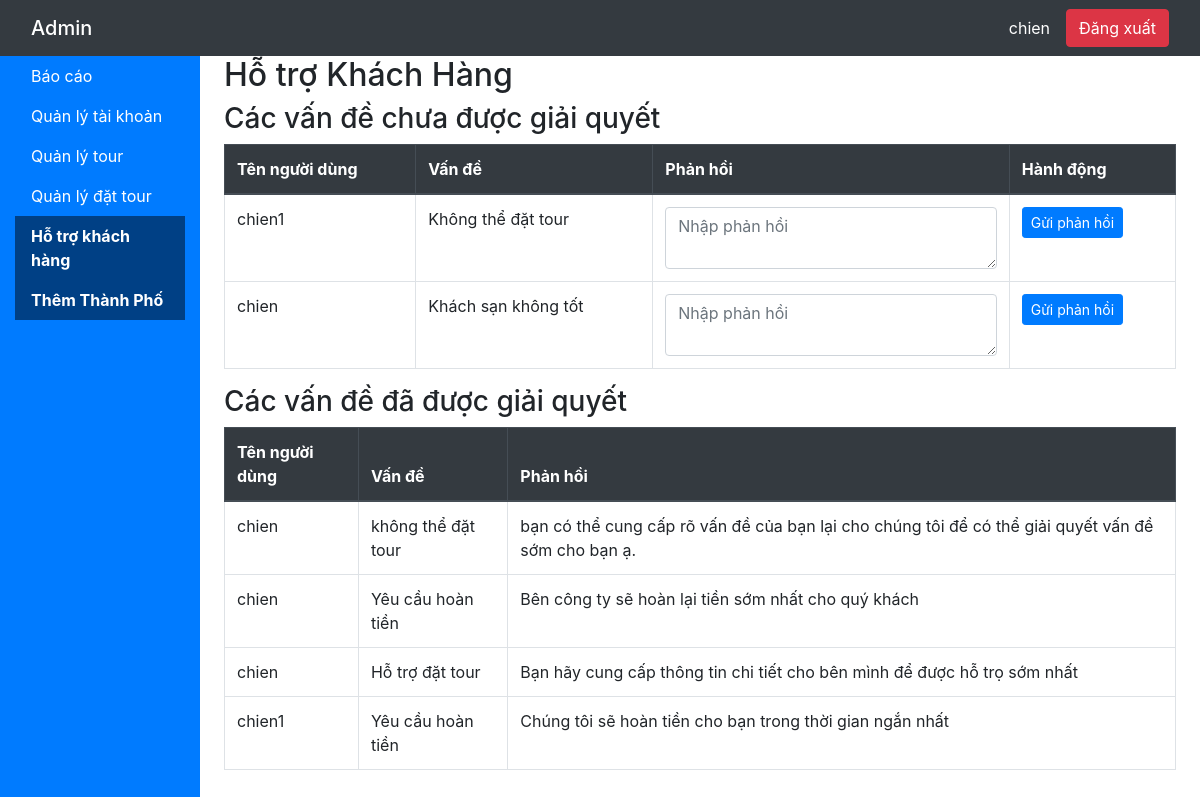
The app's page /admin/customer_support.php (signed in) with its own data.
### tables this page shows
CREATE TABLE `messages` (
  `message_id` int(11) NOT NULL,
  `user_id` int(11) DEFAULT NULL,
  `content` longtext NOT NULL,
  `created_at` datetime NOT NULL,
  `respond` longtext DEFAULT NULL
);

CREATE TABLE `users` (
  `user_id` int(11) NOT NULL,
  `username` varchar(255) NOT NULL,
  `password` varchar(255) NOT NULL,
  `email` varchar(255) NOT NULL,
  `phone` varchar(20) DEFAULT NULL,
  `user_type` enum('user','admin') NOT NULL
);

### admin/customer_support.php (the view, shortened to what this page needs)
<?php
include_once('db.php');
$sql_pending = "SELECT m.message_id, u.username, m.content
                FROM messages m
                JOIN users u ON m.user_id = u.user_id
                WHERE m.respond IS NULL";
$result_pending = $conn->query($sql_pending);
$support_messages_pending = [];
if ($result_pending->num_rows > 0) {
    while ($row = $result_pending->fetch_assoc()) {
        $support_messages_pending[] = $row;
    }
}
$sql_resolved = "SELECT m.message_id, u.username, m.content, m.respond
                 FROM messages m
                 JOIN users u ON m.user_id = u.user_id
                 WHERE m.respond IS NOT NULL";
$result_resolved = $conn->query($sql_resolved);
$support_messages_resolved = [];
if ($result_resolved->num_rows > 0) {
    while ($row = $result_resolved->fetch_assoc()) {
        $support_messages_resolved[] = $row;
    }
}
?>
<!DOCTYPE html>
<html lang="en">
<head>
    <link href="https://stackpath.bootstrapcdn.com/bootstrap/4.5.2/css/bootstrap.min.css" rel="stylesheet">
    <link rel="stylesheet" href="../admin/admin.css">
</head>
<body>
    <nav class="navbar navbar-dark bg-dark">
        <div class="container-fluid d-flex justify-content-between">
            <span class="navbar-brand mb-0 h1">Admin</span>
            <div class="d-flex align-items-center">
                <span class="navbar-text text-white mr-3" id="admin-username">
                    <?php echo htmlspecialchars($_SESSION['username']); ?>
                </span>
                <form method="post" class="mb-0">
                    <button class="btn btn-danger" type="submit" name="logout">Đăng xuất</button>
                </form>
            </div>
        </div>
    </nav>
    <div class="container-fluid">
        <div class="row">
            <nav class="col-md-3 col-lg-2 d-md-block sidebar">
                <div class="sidebar-sticky">
                    <ul class="nav flex-column">
                        <li class="nav-item">
                            <a class="nav-link" href="report.php">Báo cáo</a>
                        </li>
                        <li class="nav-item">
                            <a class="nav-link" href="manage_accounts.php">Quản lý tài khoản</a>
                        </li>
                        <li class="nav-item">
                            <a class="nav-link" href="manage_tours.php">Quản lý tour</a>
                        </li>
                        <li class="nav-item">
                            <a class="nav-link" href="manage_bookings.php">Quản lý đặt tour</a>
                        </li>
                        <li class="nav-item">
                            <a class="nav-link active" href="customer_support.php">Hỗ trợ khách hàng</a>
                        </li>
                        <li class="nav-item">
                            <a class="nav-link active" href="add_city.php">Thêm Thành Phố</a>
                        </li>
                    </ul>
                </div>
            </nav>
            <main class="col-md-9 ml-sm-auto col-lg-10 px-4">
                <h2>Hỗ trợ Khách Hàng</h2>
                <h3>Các vấn đề chưa được giải quyết</h3>
                <div class="table-responsive">
                    <table class="table table-bordered table-hover">
                        <thead class='thead-dark'>
                            <tr>
                                <th>Tên người dùng</th>
                                <th>Vấn đề</th>
                                <th>Phản hồi</th>
                                <th>Hành động</th>
                            </tr>
                        </thead>
                        <tbody>
                            <?php if (!empty($support_messages_pending)) : ?>
                                <?php foreach ($support_messages_pending as $message) : ?>
                                    <tr>
                                        <td><?php echo htmlspecialchars($message['username']); ?></td>
                                        <td><?php echo htmlspecialchars($message['content']); ?></td>
                                        <td>
                                            <form method="post" class="mb-0">
                                                <textarea name="response" class="form-control" rows="2" placeholder="Nhập phản hồi"></textarea>
                                        </td>
                                        <td>
                                            <button class="btn btn-primary btn-sm" type="submit">Gửi phản hồi</button>
                                        </td>
                                    </tr>
                                <?php endforeach; ?>
                            <?php else : ?>
                                <tr>
                                    <td colspan="4">Không có yêu cầu hỗ trợ nào</td>
                                </tr>
                            <?php endif; ?>
                        </tbody>
                    </table>
                </div>
                <h3>Các vấn đề đã được giải quyết</h3>
                <div class="table-responsive">
                    <table class="table table-bordered table-hover">
                        <thead class='thead-dark'>
                            <tr>
                                <th>Tên người dùng</th>
                                <th>Vấn đề</th>
                                <th>Phản hồi</th>
                            </tr>
                        </thead>
                        <tbody>
                            <?php if (!empty($support_messages_resolved)) : ?>
                                <?php foreach ($support_messages_resolved as $message) : ?>
                                    <tr>
                                        <td><?php echo htmlspecialchars($message['username']); ?></td>
                                        <td><?php echo htmlspecialchars($message['content']); ?></td>
                                        <td><?php echo htmlspecialchars($message['respond']); ?></td>
                                    </tr>
                                <?php endforeach; ?>
                            <?php else : ?>
                                <tr>
                                    <td colspan="3">Không có yêu cầu hỗ trợ nào đã được giải quyết</td>
                                </tr>
                            <?php endif; ?>
                        </tbody>
                    </table>
                </div>
            </main>
        </div>
    </div>
</body>
</html>

### css/admin.css (style rules this page uses)
.sidebar { background-color: #007bff; color: white; min-height: 100vh; }
.sidebar .nav-link { color: white; background-color: #007bff; }
.sidebar .nav-link.active { background-color: #004085; color: white; }
.navbar-text { margin-right: 10px; }
.table thead { background-color: #007bff; color: white; }
.nav-link.active { font-weight: bold; background-color: #007bff; color: #fff; }

### records on screen
messages: user.username "chien1", content "Không thể đặt tour"
messages: user.username "chien", content "Khách sạn không tốt"
messages: user.username "chien", content "không thể đặt tour", respond "bạn có thể cung cấp rõ vấn đề của bạn lại cho chúng tôi để có thể giải quyết vấn đề sớm cho bạn ạ."
messages: user.username "chien", content "Yêu cầu hoàn tiền", respond "Bên công ty sẽ hoàn lại tiền sớm nhất cho quý khách"
messages: user.username "chien", content "Hỗ trợ đặt tour", respond "Bạn hãy cung cấp thông tin chi tiết cho bên mình để được hỗ trọ sớm nhất"
messages: user.username "chien1", content "Yêu cầu hoàn tiền", respond "Chúng tôi sẽ hoàn tiền cho bạn trong thời gian ngắn nhất"

### other values on screen
$_SESSION['username'] "chien"
